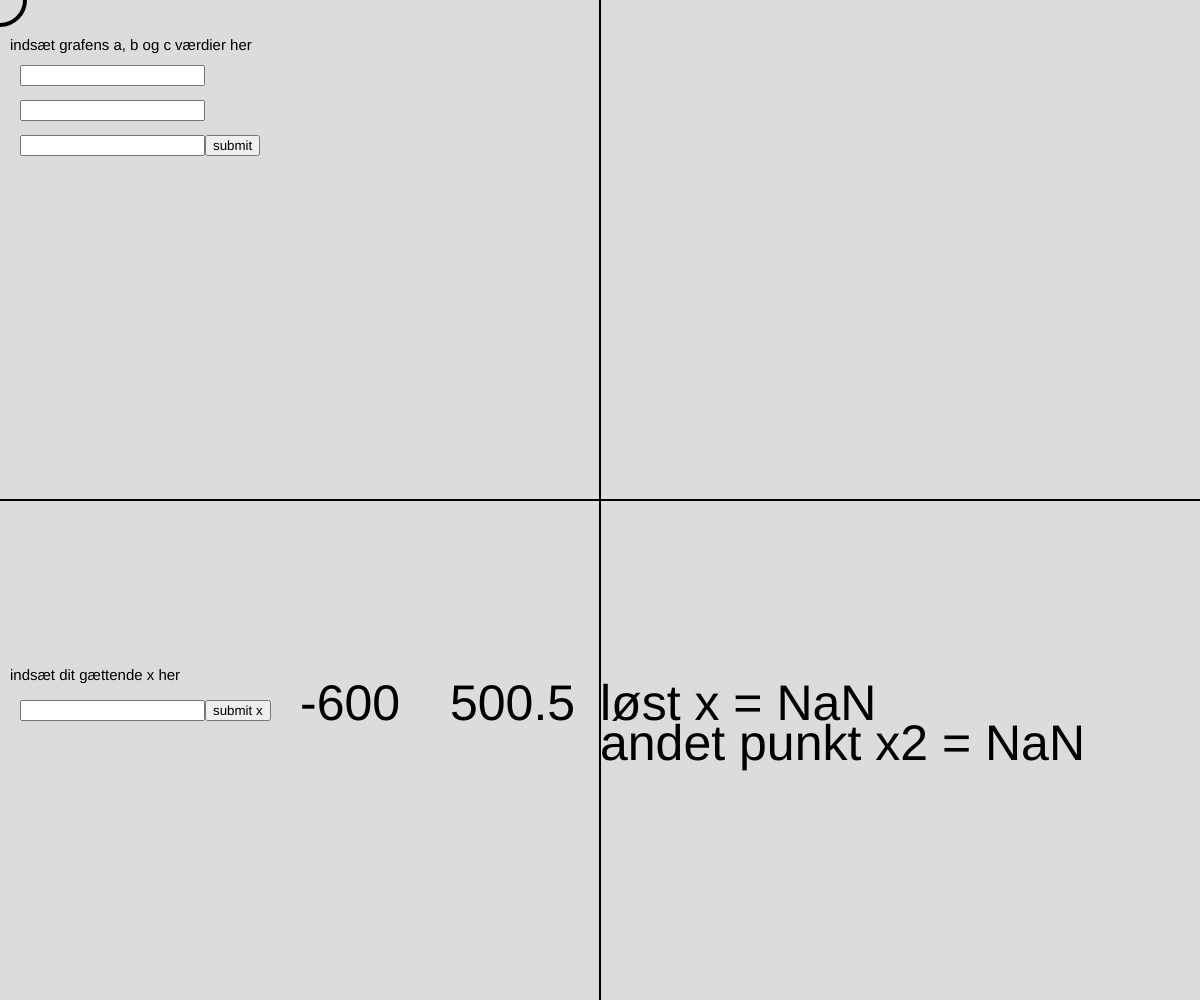
Frame 1 (no input)
Frame 60 (no input): identical to frame 1, image omitted
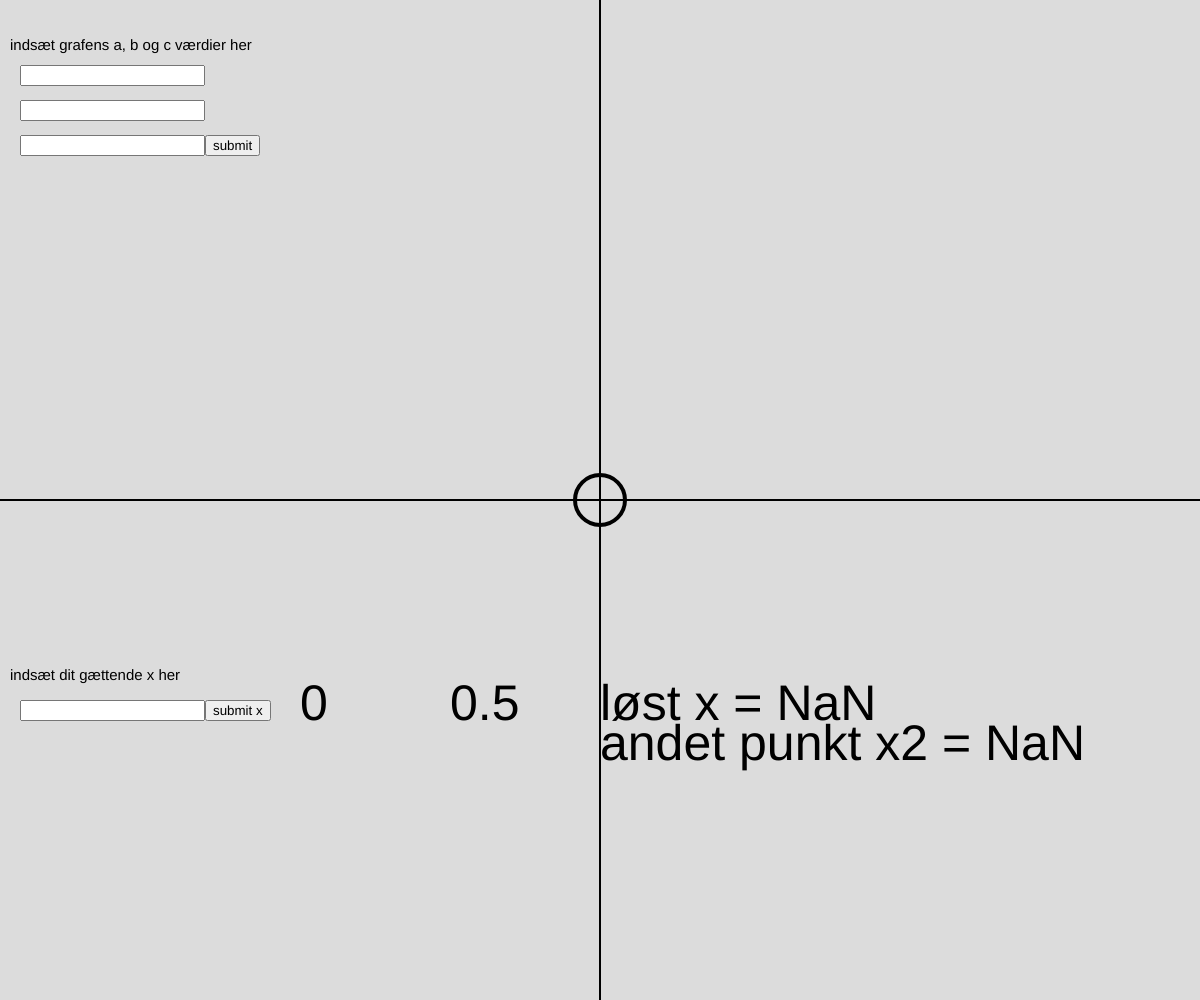
Frame 120 (the mouse pressed at the canvas centre since frame 60)

The p5.js sketch that drew these frames (run headless with seeded random() and noise() and a simulated clock; from frame 60 on, the mouse is pressed at the canvas centre):

// p5.js sketch
// ── sketch.js
let a, b, c, r;
let x, x_gæt,x2;
let input, input_2, input_3, input_4, button;
let cirkel
let quad;

function setup() {
  createCanvas(windowWidth, windowHeight);
  input = createInput();
  input.position(20, 65);
  input_2 = createInput();
  input_2.position(20, 100);
  input_3 = createInput();
  input_3.position(20, 135);
  input_4 = createInput();
  input_4.position(20, 700);
  button = createButton("submit");
  button.position(input_3.x + input.width, 135);
  button.mousePressed(abc_værdi);
  button_2 = createButton("submit x");
  button_2.position(input_4.x + input_4.width, input_4.y);
  button_2.mousePressed(Værdi);
  cirkel = new lowerCircle(mouseX, mouseY, 50);
  quad = new quadfunction(1, 0, 0);
}
class circle {
  constructor(x, y, r) {
    this.x = x;
    this.y = y;
    this.r = r;
  }
  show() {
    strokeWeight(4);
    ellipse(this.x, this.y, this.r);
  }
}

class lowerCircle extends circle {
  constructor(x, y, r) {
    super(x, y, r);
  }
  Fx(x_gæt) {
    return (
      ((mouseY - height / 2) * -1) +
      sqrt(
        (-1*(mouseX - width / 2)) ** 2 +
          2 * x_gæt * (mouseX - width / 2) - 
          x_gæt ** 2
          + 50**2
      )
    );
  }
  dFx(x_gæt) {
    return (
      (2 * (mouseX-width/2) - 2 * x_gæt) / 
      (2* sqrt((-1*(mouseX-width/2)) ** 2 + 2 * x_gæt * (mouseX-width/2) - x_gæt ** 2 + 50**2))
    );
  }
  Fx_2(x_gæt) {
    return (
      ((mouseY - height / 2) * -1) -
      sqrt(
        (-1*(mouseX - width / 2)) ** 2 +
          2 * x_gæt * (mouseX - width / 2) - 
          x_gæt ** 2
          + 50**2
      )
    );
  }
  dFx_2(x_gæt) {
    return (
      (2 * (mouseX-width/2) - 2 * x_gæt) / 
      (2* sqrt((mouseX-width/2) ** 2 + 2 * x_gæt * (mouseX-width/2) - x_gæt ** 2 + 50**2))
    );
  }
}
class quadfunction {
  constructor(a, b, c) {
    this.a = a;
    this.b = b;
    this.c = c;
  }
  gx(x_gæt) {
    return a*x_gæt**2+b*x_gæt+c;
  }
  dgx(x_gæt) {
    return 2 * a * x_gæt + b;
  }

  show() {
    strokeWeight(4);
    noFill();
    beginShape();
    for (let x = -100; x <= 100; x++) {
      let y = this.a * x * x + this.b * x + this.c;
      vertex(x + 0, -y + 0);
    }
    endShape();
  }
}

function draw() {
  NewtonRaphson(x_gæt);
  background(220);
  textSize(50);
  fill(0);
  text((mouseX - width / 2), 300, 720);
  text((mouseY - height / 2-0.5) * -1, 450, 720);
  text("løst x = "+løst_x,600,720);
  text("andet punkt x2 = "+ andet_punkt, 600,760)
  textSize(15)
  text("indsæt grafens a, b og c værdier her", 10,50);
  text("indsæt dit gættende x her", 10,680);
  translate(width / 2, height / 2);
  quad.a = a;
  quad.b = b;
  quad.c = c;
  quad.show();
  strokeWeight(2);
  cirkel.x = mouseX - width / 2;
  cirkel.y = mouseY - height / 2;
  cirkel.show();
  strokeWeight(2);
  line(0, -500, 0, 500);
  line(1000, 0, -1000, 0);
  strokeWeight(15);
}
function abc_værdi() {
  a = parseFloat(input.value());
  b = parseFloat(input_2.value());
  c = parseFloat(input_3.value());
  input.value("");
  input_2.value("");
  input_3.value("");
}
function Værdi() {
  x_gæt = parseFloat(input_4.value());
  input_4.value("");
}
function NewtonRaphson(x_gæt) {
  let hx = (cirkel.Fx(x_gæt) - quad.gx(x_gæt));
  let dhx =(cirkel.dFx(x_gæt) - quad.dgx(x_gæt));
  let x1 =
    x_gæt -
    (hx) / (dhx)
  løst_x = x1;

  let x2 =
    x_gæt -
    (cirkel.Fx_2(x_gæt) - quad.gx(x_gæt)) /
      (cirkel.dFx_2(x_gæt) - quad.dgx(x_gæt));
  andet_punkt = x2;
  return løst_x, x2;
}
